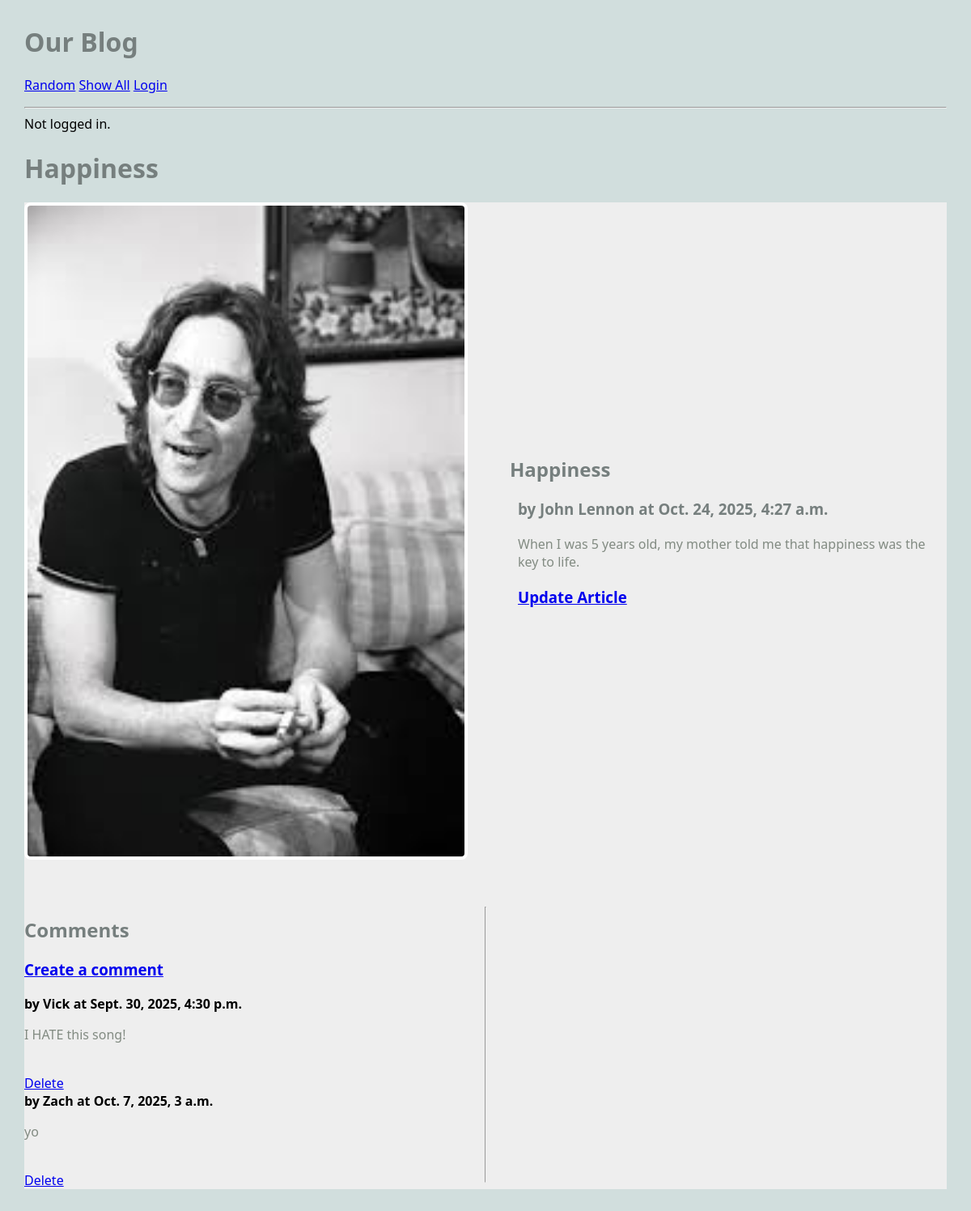
/blog/article/1, run on the app's committed database.
### blog/models.py (models this page shows, shortened)
class Article(models.Model):
    title = models.TextField(blank=True)
    author = models.TextField(blank=True)
    text = models.TextField(blank=True)
    published = models.DateTimeField(auto_now=True)
    image_file = models.ImageField(blank=True) # an actual image
    user = models.ForeignKey(User, on_delete=models.CASCADE)
    def get_all_comments(self):
        comments = Comment.objects.filter(article=self)
        return comments

class Comment(models.Model):
    article = models.ForeignKey(Article, on_delete=models.CASCADE)
    author = models.TextField(blank=False)
    text = models.TextField(blank=False)
    published = models.DateTimeField(auto_now=True)
    def __str__(self):
        return f'{self.text}'

### blog/views.py (the view)
# urls.py: path('article/<int:pk>', ArticleView.as_view(), name="article"),
class ArticleView(DetailView):
    model = Article
    template_name = "blog/article.html"
    context_object_name = "article"

### blog/templates/blog/article.html (shortened to what this page needs)
 {% extends 'blog/base.html' %}
 {% block content %}
<h1>{{article.title}}</h1>
<main class="grid-container">
    <article class="featured">
        {% if article.image_file %}
            <img src="{{article.image_file.url}}" alt="">
        {% else %}
            <h3>No Image</h3>
        {% endif %}
        <div>
            <h2>{{article.title}}</h2>
            <h3>by {{article.author}} at {{article.published}}</h3>
            <p>
                {{article.text}}
            </p>
            <h3>
                <a href="{% url 'blog:update_article' article.pk %}">Update Article</a>
            </h3>
        </div>
    </article>
        <div>
            <h2>Comments</h2>
            <h3>
                <a href="{% url 'blog:create_comment' article.pk %}">Create a comment</a>
            </h3>
            {% for comment in article.get_all_comments %}
                <div>
                    <strong>by {{comment.author}} at {{comment.published}}</strong>
                    <p>{{comment.text}}</p><br>
                     <a href="{% url 'blog:delete_comment' comment.pk %}">Delete</a>
                </div>
            {% endfor %}
        </div>
    <hr>
{% endblock %}

### static/styles-blog.css (style rules this page uses)
body { margin: 30px; background: #d1dedd; font-family:'Segoe UI', Tahoma, Geneva, Verdana, sans-serif; }
h1, h2, h3 { color: #767f7e; }
p { color: #828b82; }
.grid-container { background: #eee; max-width: 900px; display: grid; grid-template-columns: repeat(3, 1fr); grid-gap: 10px; max-width: 1200px; margin: 20px auto; }
article.featured { grid-column: span 3; display: grid; gap: 60px; grid-template-columns: 1fr 1fr; align-items: center; border-bottom: 1px #bbc7c7; padding-bottom: 40px; }
article img, article.featured img { width: 100%; border: 4px solid #fff; border-radius: 8px; }
article p, article h3 { margin: 20px 10px; }

### data on the page
Article: title "Happiness", image_file (picture), author "John Lennon", published "Oct. 24, 2025, 4:27 a.m.", text "When I was 5 years old, my mother told me that happiness was the key to life."
Comment: author "Vick", published "Sept. 30, 2025, 4:30 p.m.", text "I HATE this song!"
Comment: author "Zach", published "Oct. 7, 2025, 3 a.m.", text "yo"
